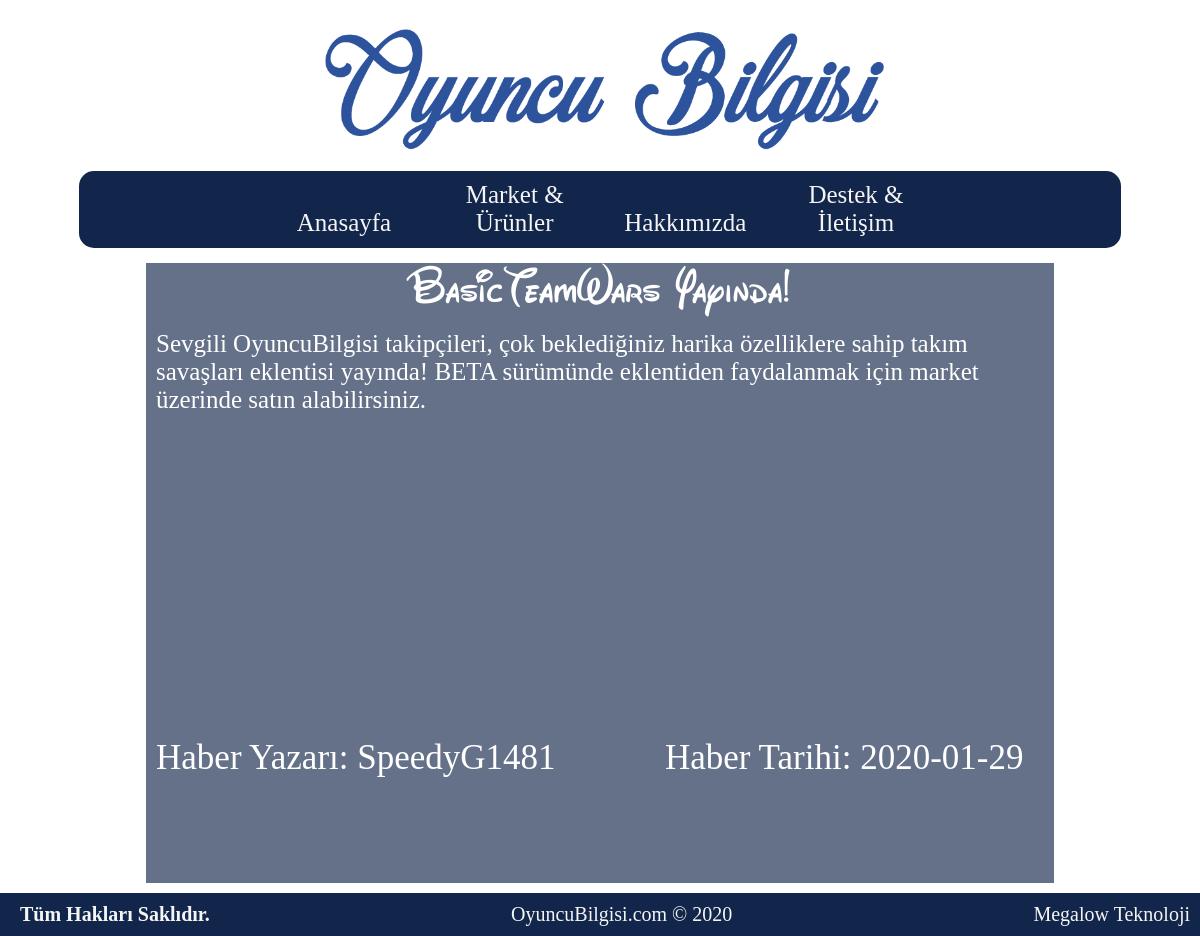
/YeniSite/haber.php?haber_id=3 (signed in), run on the app's committed database.
### tables this page shows
CREATE TABLE `user_news` (
  `news_id` int(11) NOT NULL,
  `user_id` int(11) NOT NULL
);

CREATE TABLE `news` (
  `news_id` int(11) NOT NULL,
  `title` text NOT NULL,
  `content` text NOT NULL,
  `date` date NOT NULL
);

CREATE TABLE `users` (
  `user_id` int(11) NOT NULL,
  `name_surname` text NOT NULL,
  `telephone` bigint(11) NOT NULL,
  `username` text NOT NULL,
  `password` text NOT NULL,
  `gender` int(11) NOT NULL,
  `e_mail` text NOT NULL,
  `born_date` date NOT NULL,
  `register_date` date NOT NULL,
  `balance` int(11) NOT NULL,
  `permission` tinyint(1) NOT NULL
);

### YeniSite/haber.php (the view, shortened to what this page needs)
<?php
include("head.php");
include("header.php");
$haber_id = $_GET['haber_id'];
$query  = $db->prepare("SELECT * FROM news, users, user_news WHERE news . news_id = :id
AND user_news . news_id = :id AND users . user_id = user_news . user_id");
$query->bindValue(':id', $haber_id, PDO::PARAM_INT);
$query->execute();
$data = $query->fetchAll(PDO::FETCH_ASSOC)[0];
$haber_basligi = $data['title'];
$icerik = $data['content'];
$yazar = $data['username'];
$tarih = $data['date'];
?>
<body>
    <div id="content" style="background-color: #12264ba6;">
        <div class="news">
            <div class="title"><?php echo $haber_basligi; ?></div>
            <br>
            <div class="content"><?php echo $icerik; ?></div>
            <br>
            <div class="footer">
                <div class="left">Haber Yazarı: <?php echo $yazar; ?></div>
                <div class="right">Haber Tarihi: <?php echo $tarih; ?></div>
            </div>
        </div>
    </div>
    <br><br><br>
    <?php
    include("footer.php");
    ?>

### YeniSite/css/style.css (style rules this page uses)
body { -webkit-animation: background 100s cubic-bezier(1, 0, 0, 1) infinite; animation: background 100s cubic-bezier(1, 0, 0, 1) infinite; font-family: TTNR; }

### YeniSite/css/content.css (style rules this page uses)
#content { padding: 10px; width: 75%; color: white; margin: auto; font-family: Anydore; text-align: center; display: block; min-height: 600px; background-color: #12264b; }
#content .news .title { width: 100%; margin: auto; font-size: 50px; font-family: WaltDisney; text-align: center; }
#content .news .content { width: 100%; font-size: 25px; margin: auto; min-height: 390px; font-family: Anydore; text-align: left; }
#content .news .footer { width: 100%; font-size: 35px; bottom: 0; margin: auto; vertical-align: bottom; }
#content .news .footer .left { float: left; width: 45%; }
#content .news .footer .right { float: right; width: 45%; }

### data on the page
user_news: news.title "BasicTeamWars Yayında!", news.content "Sevgili OyuncuBilgisi takipçileri, çok beklediğiniz harika özelliklere sahip takım savaşları eklentisi yayında! BETA sürümünde eklentiden faydalanmak için market üzerinde satın alabilirsiniz.", user.username "SpeedyG1481", news.date "2020-01-29"
